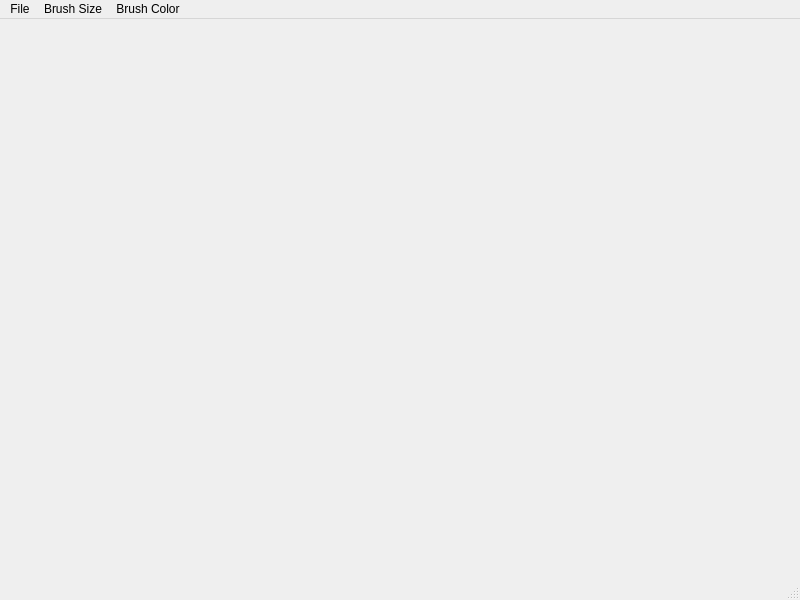
<?xml version="1.0" encoding="UTF-8"?>
<ui version="4.0">
 <class>MainWindow</class>
 <widget class="QMainWindow" name="MainWindow">
  <property name="geometry">
   <rect>
    <x>0</x>
    <y>0</y>
    <width>800</width>
    <height>600</height>
   </rect>
  </property>
  <property name="windowTitle">
   <string>MainWindow</string>
  </property>
  <widget class="QWidget" name="centralwidget"/>
  <widget class="QMenuBar" name="menubar">
   <property name="geometry">
    <rect>
     <x>0</x>
     <y>0</y>
     <width>800</width>
     <height>22</height>
    </rect>
   </property>
   <widget class="QMenu" name="menuFile">
    <property name="title">
     <string>File</string>
    </property>
    <addaction name="actionsave"/>
    <addaction name="actionclear"/>
   </widget>
   <widget class="QMenu" name="menuBrush_Size">
    <property name="title">
     <string>Brush Size</string>
    </property>
    <addaction name="action3px"/>
    <addaction name="action5px"/>
    <addaction name="action7px"/>
    <addaction name="action9px"/>
   </widget>
   <widget class="QMenu" name="menuBrush_Color">
    <property name="title">
     <string>Brush Color</string>
    </property>
    <addaction name="actionBlack"/>
    <addaction name="actionWhite"/>
    <addaction name="actionRed"/>
    <addaction name="actionGreen"/>
    <addaction name="actionYellow"/>
   </widget>
   <addaction name="menuFile"/>
   <addaction name="menuBrush_Size"/>
   <addaction name="menuBrush_Color"/>
  </widget>
  <widget class="QStatusBar" name="statusbar"/>
  <action name="actionsave">
   <property name="icon">
    <iconset resource="resource/resource.qrc">
     <normaloff>:/icons/save.png</normaloff>:/icons/save.png</iconset>
   </property>
   <property name="text">
    <string>Save</string>
   </property>
   <property name="shortcut">
    <string>Ctrl+S</string>
   </property>
  </action>
  <action name="actionclear">
   <property name="icon">
    <iconset resource="resource/resource.qrc">
     <normaloff>:/icons/clear.png</normaloff>:/icons/clear.png</iconset>
   </property>
   <property name="text">
    <string>Clear</string>
   </property>
   <property name="shortcut">
    <string>Ctrl+X</string>
   </property>
  </action>
  <action name="action3px">
   <property name="icon">
    <iconset resource="resource/resource.qrc">
     <normaloff>:/icons/3px.png</normaloff>:/icons/3px.png</iconset>
   </property>
   <property name="text">
    <string>3px</string>
   </property>
   <property name="shortcut">
    <string>Ctrl+3</string>
   </property>
  </action>
  <action name="action5px">
   <property name="icon">
    <iconset resource="resource/resource.qrc">
     <normaloff>:/icons/5px.png</normaloff>:/icons/5px.png</iconset>
   </property>
   <property name="text">
    <string>5px</string>
   </property>
   <property name="shortcut">
    <string>Ctrl+5</string>
   </property>
  </action>
  <action name="action7px">
   <property name="icon">
    <iconset resource="resource/resource.qrc">
     <normaloff>:/icons/7px.png</normaloff>:/icons/7px.png</iconset>
   </property>
   <property name="text">
    <string>7px</string>
   </property>
   <property name="shortcut">
    <string>Ctrl+7</string>
   </property>
  </action>
  <action name="action9px">
   <property name="icon">
    <iconset resource="resource/resource.qrc">
     <normaloff>:/icons/9px.png</normaloff>:/icons/9px.png</iconset>
   </property>
   <property name="text">
    <string>9px</string>
   </property>
   <property name="shortcut">
    <string>Ctrl+9</string>
   </property>
  </action>
  <action name="actionBlack">
   <property name="icon">
    <iconset resource="resource/resource.qrc">
     <normaloff>:/icons/black.png</normaloff>:/icons/black.png</iconset>
   </property>
   <property name="text">
    <string>Black</string>
   </property>
   <property name="shortcut">
    <string>Ctrl+B</string>
   </property>
  </action>
  <action name="actionWhite">
   <property name="icon">
    <iconset resource="resource/resource.qrc">
     <normaloff>:/icons/white.png</normaloff>:/icons/white.png</iconset>
   </property>
   <property name="text">
    <string>White</string>
   </property>
   <property name="shortcut">
    <string>Ctrl+W</string>
   </property>
  </action>
  <action name="actionRed">
   <property name="icon">
    <iconset resource="resource/resource.qrc">
     <normaloff>:/icons/red.png</normaloff>:/icons/red.png</iconset>
   </property>
   <property name="text">
    <string>Red</string>
   </property>
   <property name="shortcut">
    <string>Ctrl+R</string>
   </property>
  </action>
  <action name="actionGreen">
   <property name="icon">
    <iconset resource="resource/resource.qrc">
     <normaloff>:/icons/green.png</normaloff>:/icons/green.png</iconset>
   </property>
   <property name="text">
    <string>Green</string>
   </property>
   <property name="shortcut">
    <string>Ctrl+G</string>
   </property>
  </action>
  <action name="actionYellow">
   <property name="icon">
    <iconset resource="resource/resource.qrc">
     <normaloff>:/icons/yellow.png</normaloff>:/icons/yellow.png</iconset>
   </property>
   <property name="text">
    <string>Yellow</string>
   </property>
   <property name="shortcut">
    <string>Ctrl+Y</string>
   </property>
  </action>
 </widget>
 <resources>
  <include location="resource/resource.qrc"/>
 </resources>
 <connections/>
</ui>
